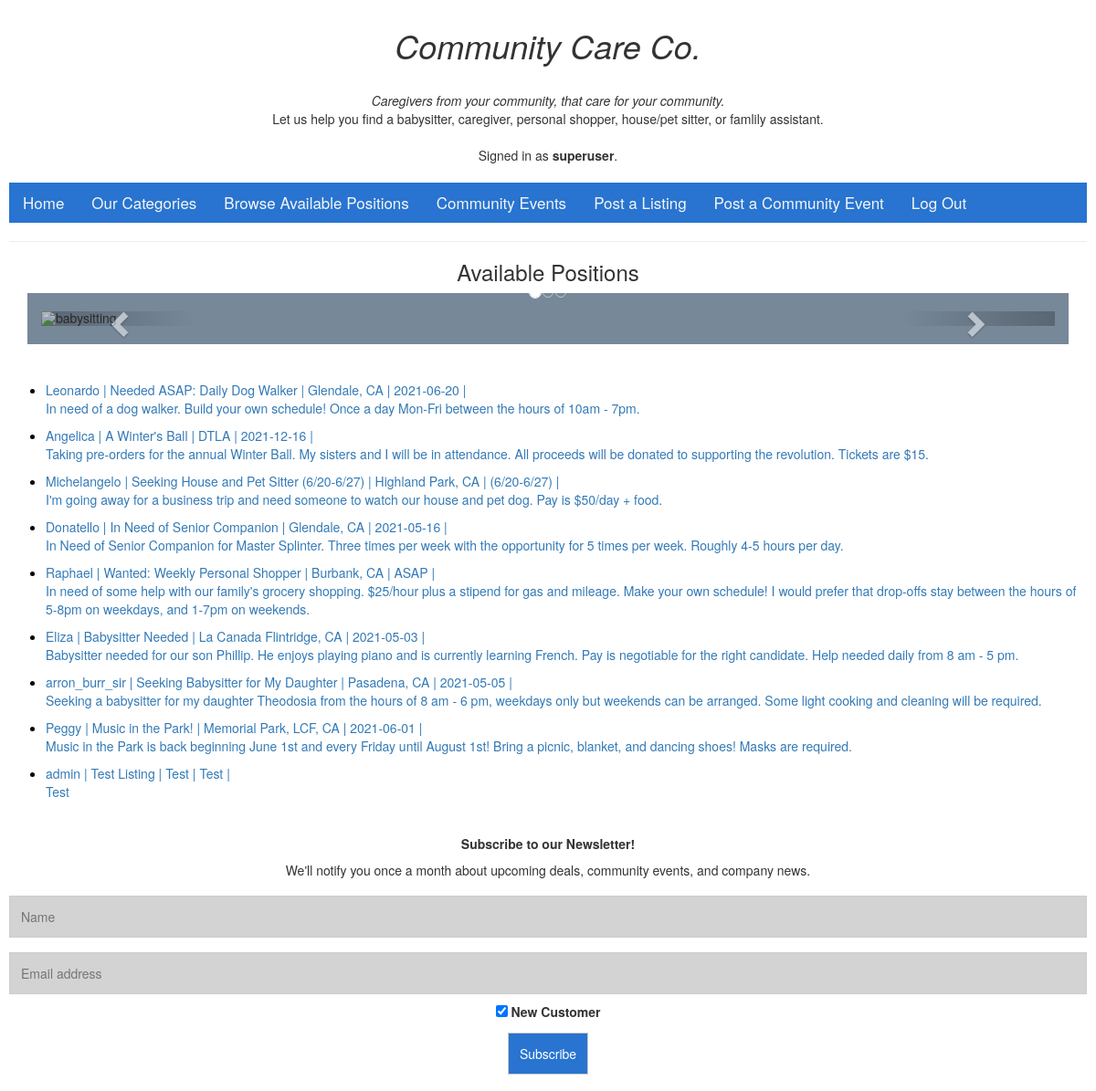
The page / (signed in) on the database its author committed.
### avail_listings/models.py (models this page shows, shortened)
class User(AbstractUser):
    pass

class Listing(models.Model):
    user = models.ForeignKey(User, on_delete=models.CASCADE, related_name="listing_owner")
    title = models.CharField(max_length=64)
    location = models.CharField(max_length=30)
    description = models.TextField()
    category = models.CharField(max_length=30)
    dates = models.CharField(max_length=30)
    active = models.BooleanField(default=True)

### avail_listings/views.py (the view)
# urls.py: path("", views.index, name="index"),
def index(request):
    if request.user.is_authenticated:
        return render(request, "avail_listings/index.html", {
            'listing': Listing.objects.all()
        })
    else:
        return render(request, "avail_listings/register.html", {
            'message': "Please register or login to view available listings."
        })

### avail_listings/templates/avail_listings/index.html (shortened to what this page needs)
{% extends "avail_listings/layout.html" %}
{% load static %}
{% block body %}
    <h3>Available Positions</h3>
    <div class="container">
        <div id="myCarousel" class="carousel slide" data-ride="carousel">
            <ol class="carousel-indicators">
            <li data-target="#myCarousel" data-slide-to="0" class="active"></li>
            <li data-target="#myCarousel" data-slide-to="1"></li>
            <li data-target="#myCarousel" data-slide-to="2"></li>
            </ol>
            <div class="carousel-inner">
                <div class="item active" >
                    <img src="https://media.istockphoto.com/photos/child-playing-with-wood-blocks-picture-id862313220?k=6&m=862313220&s=612x612&w=0&h=zeYkcUSja5bK5XxFm8mxsu042CTwX7Rsh5UDb_FEd2k=" alt="babysitting" style="width:30%;">
                </div>
            </div>
            <a class="left carousel-control" href="#myCarousel" data-slide="prev">
            <span class="glyphicon glyphicon-chevron-left"></span>
            </a>
            <a class="right carousel-control" href="#myCarousel" data-slide="next">
            <span class="glyphicon glyphicon-chevron-right"></span>
            </a>
        </div>
    </div><br>
    <br>
    <div class="display_listings">
        <ul>
            {% for list in listing %}
                {% if list.active %}
                    <li><a href="{% url 'listing' list.id %}">
                    {{ list.user }}  |
                    {{ list.title }} |
                    {{ list.location }} |
                    {{ list.dates }} |<br>
                    {{ list.description }}</p></a>
                {% endif %}
            {% endfor %}
        </ul>
    </div>
{% endblock %}

### avail_listings/templates/avail_listings/layout.html (shortened to what this page needs)
{% load static %}
<!DOCTYPE html>
<html lang="en">
    <head>
        <link rel="stylesheet" href="https://stackpath.bootstrapcdn.com/bootstrap/4.4.1/css/bootstrap.min.css">
        <link href="{% static 'avail_listings/styles.css' %}" rel="stylesheet">
        <link rel="stylesheet" href="https://maxcdn.bootstrapcdn.com/bootstrap/3.4.1/css/bootstrap.min.css">
    </head>
    <body>
        <h1>Community Care Co.</h1>
        <br><i>Caregivers from your community, that care for your community.</i>
        <br>Let us help you find a babysitter, caregiver, personal shopper, house/pet sitter, or famlily assistant.
        <div><br>
            {% if user.is_authenticated %}
                Signed in as <strong>{{ user.username }}</strong>.
            {% else %}
                <b>Not signed in.</b>
            {% endif %}
        </div>
        <br>
        <div class="nav">
            <ul class="nav">
                <li class="nav-item">
                    <a class="nav-link" href="{% url 'index' %}">Home</a>
                </li>
                <li class="nav-item">
                    <a class="nav-link" href="{% url 'categories' %}">Our Categories</a>
                </li>
                <li class="nav-item">
                    <a class="nav-link" href="{% url 'index' %}">Browse Available Positions</a>
                </li>
                <li class="nav-item">
                        <a class="nav-link" href="{% url 'events' %}">Community Events</a>
                </li>
                {% if user.is_authenticated %}
                    <li class="nav-item">
                        <a class="nav-link" href="{% url 'create_listing' %}">Post a Listing</a>
                    </li>
                    <li class="nav-item">
                        <a class="nav-link" href="{% url 'create_event' %}">Post a Community Event</a>
                    </li>
                    <li class="nav-item">
                        <a class="nav-link" href="{% url 'logout' %}">Log Out</a>
                    </li>
                {% endif %}
            </ul>
        </div>
        <hr>
        {% block body %}
        {% endblock %}
        <div><br>
            <footer>
                <h5><b>Subscribe to our Newsletter!</b></h5>
                <p>We'll notify you once a month about upcoming deals, community events, and company news.</p>
                <form>
                    <div id="subscriptions">
                        <input id="name" type="text" placeholder="Name">
                        <input id="newEmail" type="text" placeholder="Email address">
                        <div>
                            <label>
                                <input type="checkbox" checked="checked" name="subscribe"> New Customer
                            </label>
                        </div>
                        <input id="submit" action="submit" type="submit" button onclick="success()" value="Subscribe"></button>
                    </div>
                </form>
            </footer>
        </div>
    </body>
</html>

### avail_listings/static/avail_listings/styles.css (style rules this page uses)
h1 { text-align: center; font-style: italic; }
body { text-align: center; padding: 10px; color: black; background-color:lightslategray; }
.nav { color: whitesmoke; background-color: rgb(40, 116, 208); text-align: center; }
.nav a { font-style: bold; font-size: 17px; text-align: center; background-color: rgb(40, 116, 208); padding: 14px 16px; color: whitesmoke; }
.container { padding: 20px; background-color: lightslategray; width: min-content; height: min-content; text-align: left; }
input[type=text], input[type=submit] { width: 100%; padding: 12px; margin: 8px 0; border: 1px solid #ccc; box-sizing: border-box; text-align: left; background-color: lightgrey; }
input[type=submit] { width: 50%; background-color: rgb(40, 116, 208); color: white; border: none; text-align: center; }
.nav ul { list-style: none; text-align: center; }
.nav ul li { display: inline-block; }
.display_listings { text-align: left; color: black; }
.applications input[type=text], input[type=submit] { width: auto; padding: 12px; margin: 8px 0; border: 1px solid #ccc; box-sizing: border-box; text-align: left; background-color: rgb(40, 116, 208); color: white; }

### rows shown on the page
User: username "superuser"
Listing: user "Leonardo", title "Needed ASAP: Daily Dog Walker", location "Glendale, CA", dates "2021-06-20", description "In need of a dog walker. Build your own schedule! Once a day Mon-Fri between the hours of 10am - 7pm."
Listing: user "Angelica", title "A Winter's Ball", location "DTLA", dates "2021-12-16", description "Taking pre-orders for the annual Winter Ball. My sisters and I will be in attendance. All proceeds will be donated to supporting the revolution. Tickets are $15."
Listing: user "Michelangelo", title "Seeking House and Pet Sitter (6/20-6/27)", location "Highland Park, CA", dates "(6/20-6/27)", description "I'm going away for a business trip and need someone to watch our house and pet dog. Pay is $50/day + food."
Listing: user "Donatello", title "In Need of Senior Companion", location "Glendale, CA", dates "2021-05-16", description "In Need of Senior Companion for Master Splinter. Three times per week with the opportunity for 5 times per week. Roughly 4-5 hours per day."
Listing: user "Raphael", title "Wanted: Weekly Personal Shopper", location "Burbank, CA", dates "ASAP", description "In need of some help with our family's grocery shopping. $25/hour plus a stipend for gas and mileage. Make your own schedule! I would prefer that drop-offs stay between the hours of 5-8pm on weekdays, and 1-7pm on weekends."
Listing: user "Eliza", title "Babysitter Needed", location "La Canada Flintridge, CA", dates "2021-05-03", description "Babysitter needed for our son Phillip. He enjoys playing piano and is currently learning French. Pay is negotiable for the right candidate. Help needed daily from 8 am - 5 pm."
Listing: user "arron_burr_sir", title "Seeking Babysitter for My Daughter", location "Pasadena, CA", dates "2021-05-05", description "Seeking a babysitter for my daughter Theodosia from the hours of 8 am - 6 pm, weekdays only but weekends can be arranged. Some light cooking and cleaning will be required."
Listing: user "Peggy", title "Music in the Park!", location "Memorial Park, LCF, CA", dates "2021-06-01", description "Music in the Park is back beginning June 1st and every Friday until August 1st! Bring a picnic, blanket, and dancing shoes! Masks are required."
Listing: user "admin", title "Test Listing", location "Test", dates "Test", description "Test"
